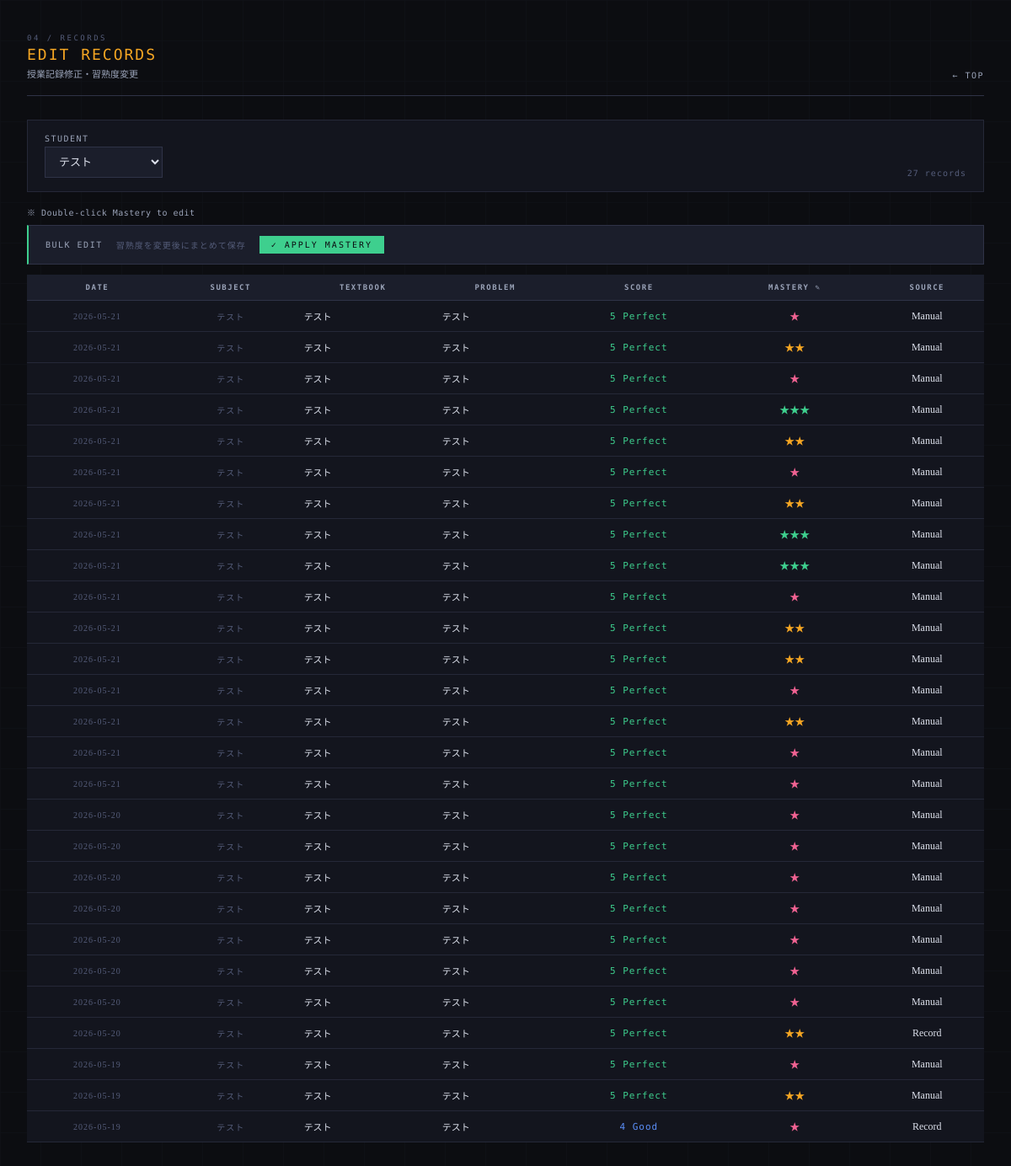
/record/list, run on the app's committed database.
### tables this page shows
CREATE TABLE history (
            history_id INTEGER PRIMARY KEY AUTOINCREMENT,
            student_id TEXT NOT NULL,
            problem_id INTEGER NOT NULL,
            date TEXT NOT NULL,
            correct INTEGER NOT NULL,
            mastery INTEGER NOT NULL,
            category TEXT NOT NULL, score INTEGER DEFAULT 5,
            FOREIGN KEY (student_id) REFERENCES students(student_id),
            FOREIGN KEY (problem_id) REFERENCES problems(problem_id)
        );

CREATE TABLE problems (
            problem_id INTEGER PRIMARY KEY AUTOINCREMENT,
            subject TEXT NOT NULL,
            textbook TEXT NOT NULL,
            problem_number TEXT NOT NULL,
            importance TEXT NOT NULL,
            type TEXT NOT NULL
        , instruction TEXT, difficulty INTEGER DEFAULT 3, review_value INTEGER DEFAULT 3, estimated_minutes INTEGER DEFAULT 15, textbook_id INTEGER, section_id INTEGER, order_in_textbook INTEGER, total_minutes INTEGER DEFAULT NULL);

### app.py (the view)
@app.route("/record/list")
def record_list():
    conn = get_connection()
    c = conn.cursor()
    c.execute("SELECT * FROM students ORDER BY student_id")
    students = c.fetchall()
    student_id = request.args.get("student_id",
                  students[0]["student_id"] if students else None)
    records = []
    if student_id:
        c.execute("""
            SELECT h.history_id, h.date, h.correct, h.mastery, h.category,
               h.score,
                   p.subject, p.textbook, p.problem_number
            FROM history h
            JOIN problems p ON h.problem_id = p.problem_id
            WHERE h.student_id = ?
            ORDER BY h.date DESC, h.history_id DESC
            LIMIT 100
        """, (student_id,))
        records = c.fetchall()
    conn.close()
    return render_template("record_list.html", students=students,
                           records=records, selected_student=student_id)

### app.py (called while the page is built)
@app.template_filter("cat_en")
def cat_en_filter(v):
    return CAT_EN.get(v, v)

### database.py (called while the page is built)
def get_connection():
    conn = sqlite3.connect(DB_PATH)
    conn.row_factory = sqlite3.Row
    return conn

### templates/record_list.html (shortened to what this page needs)
<!DOCTYPE html>
<html lang="ja">
<head>
</head>
<body>
<div class="container">
  <div class="page-header fade-in">
    <div>
      <div class="page-label">04 / Records</div>
      <div class="page-title" style="color:#f5a623;">Edit Records</div>
      <div class="page-title-ja">授業記録修正・習熟度変更</div>
    </div>
    <a class="page-header-back" href="/">TOP</a>
  </div>
  <div class="filter-bar fade-in">
    <form method="GET" style="display:contents;">
      <div>
        <label>Student</label>
        <select name="student_id" onchange="this.form.submit()" style="min-width:140px;">
          {%- for s in students %}
          <option value="{{ s.student_id }}"
            {%- if s.student_id == selected_student %} selected{%- endif %}>
            {{ s.name }}
          </option>
          {%- endfor %}
        </select>
      </div>
    </form>
    <span class="meta-text" style="margin-left:auto;">{{ records|length }} records</span>
  </div>
  <div style="font-family:'DM Mono',monospace;font-size:10px;color:var(--text-muted);
    margin-bottom:8px;letter-spacing:0.5px;">
    ※ Double-click Mastery to edit
  </div>
  <div class="bulk-bar fade-in">
    <span class="bulk-label">Bulk Edit</span>
    <span class="meta-text">習熟度を変更後にまとめて保存</span>
    <button class="btn btn-success btn-sm" onclick="bulkUpdateMastery()">✓ Apply Mastery</button>
  </div>
  <div class="fade-in" style="overflow-x:auto;">
  <table class="data-table">
    <thead>
      <tr>
        <th>Date</th><th>Subject</th><th>Textbook</th><th>Problem</th>
        <th>Score</th><th title="Double-click to edit">Mastery ✎</th><th>Source</th>
      </tr>
    </thead>
    <tbody>
    {%- for r in records %}
    <tr id="hrow-{{ r.history_id }}">
      <td class="meta-text" style="white-space:nowrap;">{{ r.date }}</td>
      <td class="meta-text">{{ r.subject }}</td>
      <td class="left" style="font-size:11px;max-width:160px;overflow:hidden;text-overflow:ellipsis;white-space:nowrap;">
        {{ r.textbook }}
      </td>
      <td class="left" style="font-size:11px;max-width:180px;overflow:hidden;text-overflow:ellipsis;white-space:nowrap;">
        {{ r.problem_number }}
      </td>
      <td>
        {%- set sc = r.score if r.score else (5 if r.correct == 1 else 1) %}
        {%- if sc == 5 %}
        <span style="color:var(--green);font-family:'DM Mono',monospace;font-size:11px;letter-spacing:1px;">5 Perfect</span>
        {%- elif sc == 4 %}
        <span style="color:var(--blue);font-family:'DM Mono',monospace;font-size:11px;letter-spacing:1px;">4 Good</span>
        {%- elif sc == 3 %}
        <span style="color:var(--amber);font-family:'DM Mono',monospace;font-size:11px;letter-spacing:1px;">3 Recall</span>
        {%- elif sc == 2 %}
        <span style="color:var(--rose);font-family:'DM Mono',monospace;font-size:11px;letter-spacing:1px;">2 Retry</span>
        {%- else %}
        <span style="color:var(--red);font-family:'DM Mono',monospace;font-size:11px;letter-spacing:1px;">1 Failed</span>
        {%- endif %}
      </td>
      <td class="mastery-cell" data-id="{{ r.history_id }}" data-mastery="{{ r.mastery }}">
        {%- set m = r.mastery %}
        <span class="editable mastery-{{ m }}"
          ondblclick="startMasteryEdit(this, {{ r.history_id }}, {{ m }})">
          {{ '★' * m }}
        </span>
      </td>
      <td>
        {{ r.category | cat_en }}
      </td>
    </tr>
    {%- endfor %}
    </tbody>
  </table>
  </div>
</div>
</body>
</html>

### templates/record_list.html (style rules this page uses)
:root { --bg: #0c0d11; --surface: #13151e; --surface2: #1b1e2b; --surface3: #222536; --border: #252838; --border-light: #2f3347; --text: #dde1ec; --text-muted: #9aa3b8; --text-dim: #555d7a; --blue: #5b8ff9; --green: #3ecf8e; --amber: #f5a623; --rose: #f06292; --red: #ef4444; --blue-bg: rgba(91,143,249,0.10); --green-bg: rgba(62,207,142,0.10); --amber-bg: rgba(245,166,35,0.10); --rose-bg: rgba(240,98,146,0.10); }
*, *::before, *::after { margin:0; padding:0; box-sizing:border-box; }
body { font-family: 'Noto Serif JP', serif; background: var(--bg); color: var(--text); min-height: 100vh; padding: 40px 32px 80px; -webkit-font-smoothing: antialiased; }
body::after { content: ''; position: fixed; inset: 0; background-image: linear-gradient(var(--border) 1px, transparent 1px), linear-gradient(90deg, var(--border) 1px, transparent 1px); background-size: 48px 48px; opacity: 0.15; pointer-events: none; z-index: 0; }
.container { max-width:1200px; margin:0 auto; position:relative; z-index:1; }
.page-header { display:flex; align-items:flex-end; justify-content:space-between; margin-bottom:28px; padding-bottom:18px; border-bottom:1px solid var(--border-light); }
.page-label { font-family:'DM Mono',monospace; font-size:9px; letter-spacing:2.5px; text-transform:uppercase; color:var(--text-dim); margin-bottom:4px; }
.page-title { font-family:'DM Mono',monospace; font-weight:500; font-size:18px; letter-spacing:2px; text-transform:uppercase; }
.page-title-ja { font-family:'Noto Serif JP',serif; font-weight:300; font-size:11px; color:var(--text-muted); margin-top:4px; }
.page-header-back { font-family:'DM Mono',monospace; font-size:10px; color:var(--text-muted); letter-spacing:1.5px; text-decoration:none; transition:color 0.15s; }
.page-header-back::before { content:'← '; }
label { display:block; font-family:'DM Mono',monospace; font-size:10px; letter-spacing:1.5px; text-transform:uppercase; color:var(--text-muted); margin-bottom:6px; margin-top:16px; }
label:first-child { margin-top:0; }
input[type="text"], input[type="date"], input[type="number"], select, textarea { width:100%; padding:9px 12px; background:var(--surface2); border:1px solid var(--border-light); color:var(--text); font-family:'Noto Serif JP',serif; font-size:13px; outline:none; transition:border-color 0.15s; }
select option { background:var(--surface2); }
.btn { font-family:'DM Mono',monospace; font-size:11px; letter-spacing:2px; text-transform:uppercase; padding:10px 24px; border:none; cursor:pointer; transition:all 0.15s; display:inline-flex; align-items:center; gap:8px; }
.btn-success { background:var(--green); color:#0c0d11; }
.btn-sm { padding:5px 14px; font-size:10px; }
.data-table { width:100%; border-collapse:collapse; background:var(--surface); font-size:12px; }
.data-table th { background:var(--surface2); color:var(--text-muted); font-family:'DM Mono',monospace; font-size:9px; letter-spacing:1.5px; text-transform:uppercase; padding:10px 12px; text-align:center; border-bottom:1px solid var(--border-light); white-space:nowrap; }
.data-table td { padding:9px 12px; border-bottom:1px solid var(--border); text-align:center; vertical-align:middle; font-family:'Noto Serif JP',serif; }
.data-table td.left { text-align:left; }
.filter-bar { background:var(--surface); border:1px solid var(--border); padding:16px 20px; margin-bottom:16px; display:flex; gap:16px; align-items:flex-end; flex-wrap:wrap; }
.filter-bar label { margin:0 0 4px 0; }
.filter-bar select, .filter-bar input { width:auto; }
.bulk-bar { background:var(--surface2); border:1px solid var(--border-light); border-left:2px solid var(--green); padding:12px 20px; margin-bottom:12px; display:flex; align-items:center; gap:16px; }
.bulk-label { font-family:'DM Mono',monospace; font-size:10px; letter-spacing:1.5px; text-transform:uppercase; color:var(--text-muted); }
.meta-text { font-family:'DM Mono',monospace; font-size:10px; color:var(--text-dim); letter-spacing:1px; }
.mastery-1 { color:var(--rose); }
.mastery-2 { color:var(--amber); }
.mastery-3 { color:var(--green); }
.fade-in { animation:fadeIn 0.3s ease both; }
.editable { cursor:pointer; padding:2px 6px; border-radius:2px; transition:background 0.12s; }

### data on the page
history: date "2026-05-21", subject "テスト", textbook "テスト", problem_number "テスト", shows "5 Perfect", value "★", category|cat_en "Manual"
history: date "2026-05-21", subject "テスト", textbook "テスト", problem_number "テスト", shows "5 Perfect", value "★★", category|cat_en "Manual"
history: date "2026-05-21", subject "テスト", textbook "テスト", problem_number "テスト", shows "5 Perfect", value "★", category|cat_en "Manual"
history: date "2026-05-21", subject "テスト", textbook "テスト", problem_number "テスト", shows "5 Perfect", value "★★★", category|cat_en "Manual"
history: date "2026-05-21", subject "テスト", textbook "テスト", problem_number "テスト", shows "5 Perfect", value "★★", category|cat_en "Manual"
history: date "2026-05-21", subject "テスト", textbook "テスト", problem_number "テスト", shows "5 Perfect", value "★", category|cat_en "Manual"
history: date "2026-05-21", subject "テスト", textbook "テスト", problem_number "テスト", shows "5 Perfect", value "★★", category|cat_en "Manual"
history: date "2026-05-21", subject "テスト", textbook "テスト", problem_number "テスト", shows "5 Perfect", value "★★★", category|cat_en "Manual"
history: date "2026-05-21", subject "テスト", textbook "テスト", problem_number "テスト", shows "5 Perfect", value "★★★", category|cat_en "Manual"
history: date "2026-05-21", subject "テスト", textbook "テスト", problem_number "テスト", shows "5 Perfect", value "★", category|cat_en "Manual"
history: date "2026-05-21", subject "テスト", textbook "テスト", problem_number "テスト", shows "5 Perfect", value "★★", category|cat_en "Manual"
history: date "2026-05-21", subject "テスト", textbook "テスト", problem_number "テスト", shows "5 Perfect", value "★★", category|cat_en "Manual"
history: date "2026-05-21", subject "テスト", textbook "テスト", problem_number "テスト", shows "5 Perfect", value "★", category|cat_en "Manual"
history: date "2026-05-21", subject "テスト", textbook "テスト", problem_number "テスト", shows "5 Perfect", value "★★", category|cat_en "Manual"
history: date "2026-05-21", subject "テスト", textbook "テスト", problem_number "テスト", shows "5 Perfect", value "★", category|cat_en "Manual"
history: date "2026-05-21", subject "テスト", textbook "テスト", problem_number "テスト", shows "5 Perfect", value "★", category|cat_en "Manual"
history: date "2026-05-20", subject "テスト", textbook "テスト", problem_number "テスト", shows "5 Perfect", value "★", category|cat_en "Manual"
history: date "2026-05-20", subject "テスト", textbook "テスト", problem_number "テスト", shows "5 Perfect", value "★", category|cat_en "Manual"
history: date "2026-05-20", subject "テスト", textbook "テスト", problem_number "テスト", shows "5 Perfect", value "★", category|cat_en "Manual"
history: date "2026-05-20", subject "テスト", textbook "テスト", problem_number "テスト", shows "5 Perfect", value "★", category|cat_en "Manual"
history: date "2026-05-20", subject "テスト", textbook "テスト", problem_number "テスト", shows "5 Perfect", value "★", category|cat_en "Manual"
history: date "2026-05-20", subject "テスト", textbook "テスト", problem_number "テスト", shows "5 Perfect", value "★", category|cat_en "Manual"
history: date "2026-05-20", subject "テスト", textbook "テスト", problem_number "テスト", shows "5 Perfect", value "★", category|cat_en "Manual"
history: date "2026-05-20", subject "テスト", textbook "テスト", problem_number "テスト", shows "5 Perfect", value "★★", category|cat_en "Record"
history: date "2026-05-19", subject "テスト", textbook "テスト", problem_number "テスト", shows "5 Perfect", value "★", category|cat_en "Manual"
history: date "2026-05-19", subject "テスト", textbook "テスト", problem_number "テスト", shows "5 Perfect", value "★★", category|cat_en "Manual"
history: date "2026-05-19", subject "テスト", textbook "テスト", problem_number "テスト", shows "4 Good", value "★", category|cat_en "Record"

### other printed values
{{ records|length }} "27"
form field student_id "テスト"
